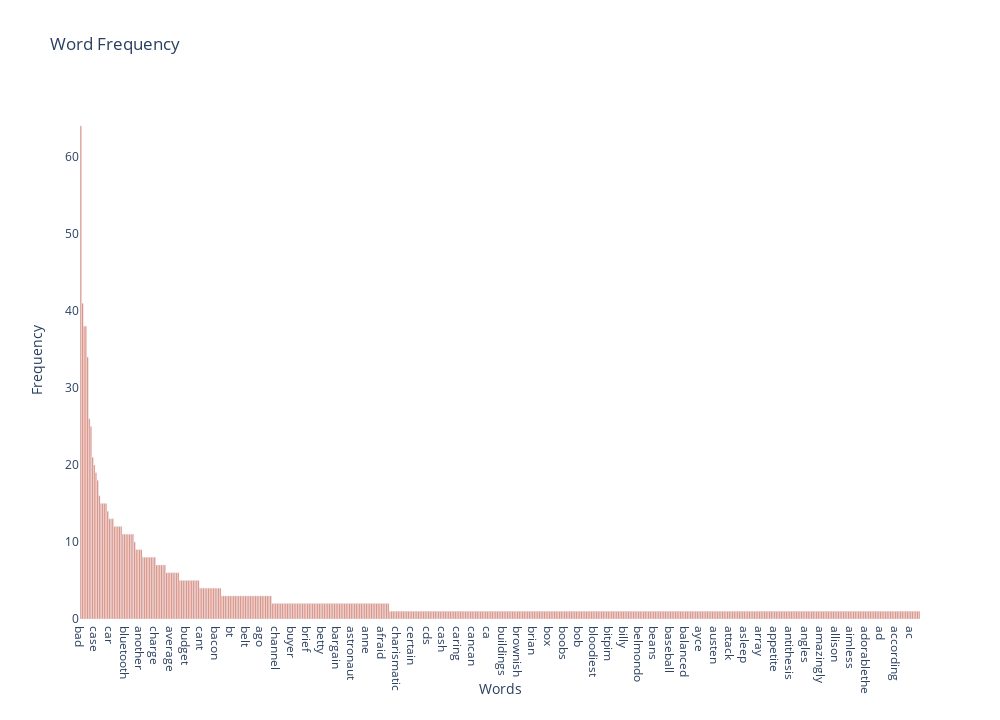

The cell this chart's notebook holds for it:
### Markdown cell above
We can also sort the term counts in descending order to see what the most popular terms are.

### Code cell
# We sort the word frequency in descending order
sorted_freqs = sorted(zip(term_frequencies[:500], sample_count_vect.get_feature_names()[:500]), reverse=True)
yaxis = [x[0] for x in sorted_freqs]
xaxis = [x[1] for x in sorted_freqs]

trace = {
    "type": "bar",
    "y": yaxis,
    "x": xaxis,
    "marker": {"color": "rgb(222, 113, 88)"},
    "orientation": 'v',
}

# Display the graph
fig = go.Figure()
fig.add_trace(trace)
# We can use the same layout defined in the cell above.
fig.update_layout(layout)
fig.show()

### Figure 1 — Plotly figure (JSON) as saved in the notebook; plotly's stock layout.template omitted (floating-point values rounded to 4 significant figures; data arrays with more than 128 entries replaced by an {"elided": "..."} marker saying what was removed)
{"data": [{"marker": {"color": "rgb(222, 113, 88)"}, "orientation": "v", "type": "bar", "x": {"elided": "500 str values"}, "y": {"elided": "500 int values"}}], "layout": {"autosize": true, "barmode": "group", "height": 720, "orientation": 90, "paper_bgcolor": "rgba(0,0,0,0)", "plot_bgcolor": "rgba(0,0,0,0)", "showlegend": false, "title": {"text": "Word Frequency"}, "width": 1000, "xaxis": {"gridcolor": "white", "title": {"text": "Words"}, "zeroline": false}, "yaxis": {"gridcolor": "white", "title": {"text": "Frequency"}}}}
